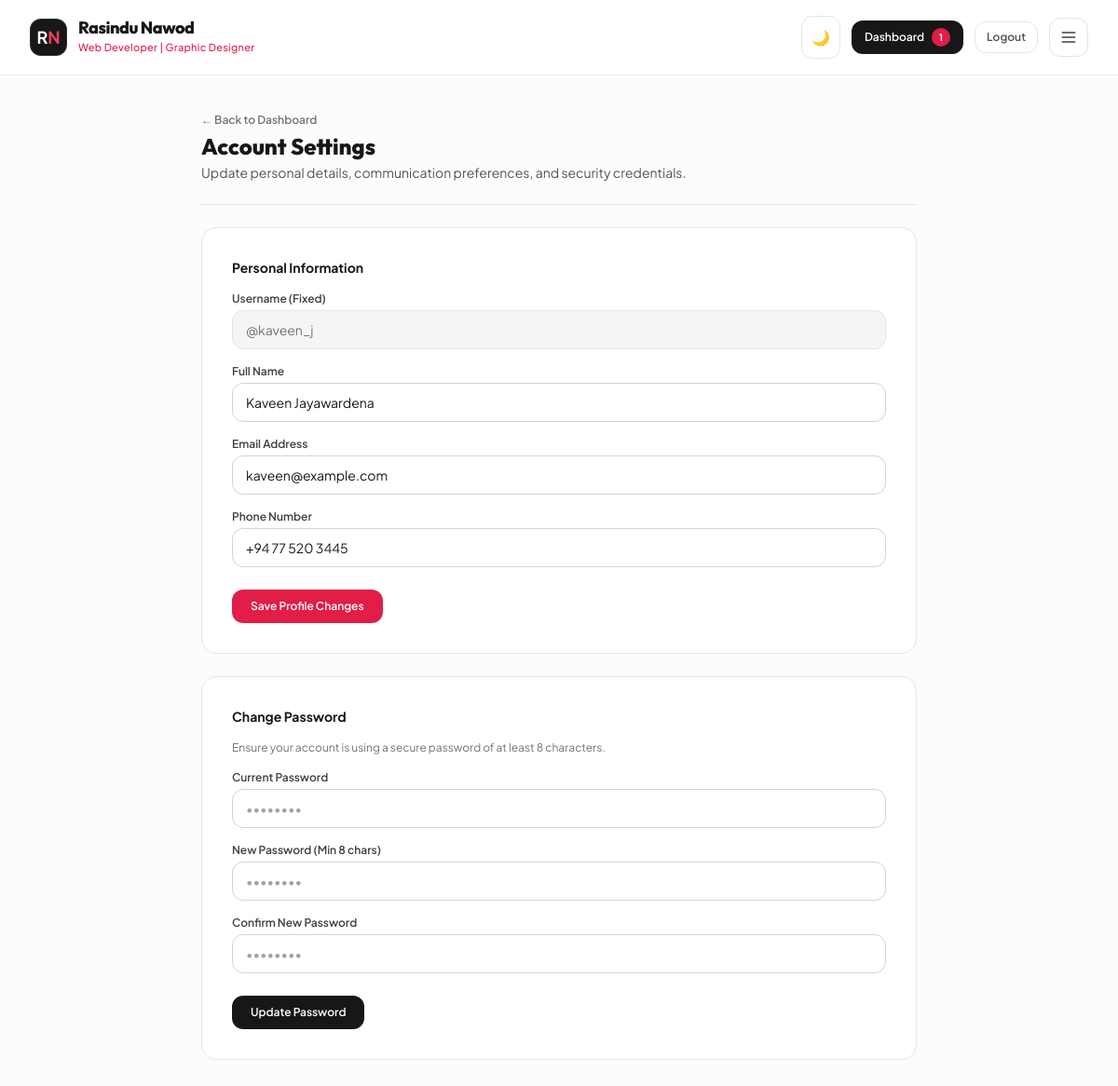
Page /account-settings.php (signed in) on the committed database.
### tables this page shows
CREATE TABLE IF NOT EXISTS `users` (
  `id` INT UNSIGNED AUTO_INCREMENT PRIMARY KEY,
  `full_name` VARCHAR(150) NOT NULL,
  `username` VARCHAR(50) NOT NULL UNIQUE,
  `email` VARCHAR(191) NOT NULL UNIQUE,
  `phone` VARCHAR(25) NOT NULL,
  `password` VARCHAR(255) NOT NULL,
  `role` ENUM('user', 'admin') DEFAULT 'user',
  `profile_image` VARCHAR(255) DEFAULT NULL,
  `status` ENUM('active', 'disabled') DEFAULT 'active',
  `last_login` DATETIME DEFAULT NULL,
  `created_at` TIMESTAMP DEFAULT CURRENT_TIMESTAMP,
  `updated_at` TIMESTAMP DEFAULT CURRENT_TIMESTAMP ON UPDATE CURRENT_TIMESTAMP,
  INDEX `idx_users_role` (`role`),
  INDEX `idx_users_status` (`status`)
);

### includes/auth.php (called while the page is built, shortened)
<?php
function requireUser(): array {
    try {
        $pdo = getDatabaseConnection();
        $stmt = $pdo->prepare("SELECT id, full_name, username, email, phone, role, status, profile_image, created_at FROM users WHERE id = :id LIMIT 1");
        $stmt->execute([':id' => $_SESSION['user_id']]);
        $user = $stmt->fetch();
        return $user;
    } catch (Exception $e) {
        error_log("User Auth Guard Error: " . $e->getMessage());
        return [
            'id' => $_SESSION['user_id'],
            'full_name' => $_SESSION['full_name'] ?? 'User',
            'username' => $_SESSION['username'] ?? '',
            'email' => $_SESSION['email'] ?? '',
            'phone' => $_SESSION['phone'] ?? '',
            'role' => $_SESSION['role'] ?? 'user',
            'status' => 'active',
            'profile_image' => null,
            'created_at' => date('Y-m-d H:i:s'),
        ];
    }
}

### includes/functions.php (called while the page is built, shortened)
<?php
function sanitize(?string $data): string {
    return htmlspecialchars(trim($data), ENT_QUOTES, 'UTF-8');
}

### account-settings.php (the view, shortened to what this page needs)
<?php
require_once __DIR__ . '/includes/functions.php';
require_once __DIR__ . '/includes/auth.php';
$currentUser = requireUser();
require_once __DIR__ . '/includes/header.php';
require_once __DIR__ . '/includes/navbar.php';
?>
<div class="min-h-screen bg-neutral-50/50 dark:bg-[#0b0d13] py-10 px-4 sm:px-6 lg:px-8">
    <div class="max-w-3xl mx-auto space-y-6">
        <div class="pb-6 border-b border-neutral-200 dark:border-neutral-800">
            <a href="dashboard.php" class="text-xs font-semibold text-neutral-500 hover:text-rose-600 transition-colors flex items-center gap-1 mb-1">
                ← Back to Dashboard
            </a>
            <h1 class="text-2xl font-extrabold font-heading text-neutral-900 dark:text-white">
                Account Settings
            </h1>
            <p class="text-xs sm:text-sm text-neutral-600 dark:text-neutral-400 mt-0.5">
                Update personal details, communication preferences, and security credentials.
            </p>
        </div>
        <div class="p-6 sm:p-8 rounded-2xl bg-white dark:bg-[#121620] border border-neutral-200 dark:border-neutral-800 shadow-xs space-y-4">
            <h2 class="text-sm font-bold text-neutral-900 dark:text-white">
                Personal Information
            </h2>
            <form action="account-settings.php" method="POST" class="space-y-4">
                <div>
                    <label class="block text-xs font-semibold text-neutral-700 dark:text-neutral-300 mb-1">Username (Fixed)</label>
                    <input
                        type="text"
                        disabled
                        value="@<?= sanitize($currentUser['username']); ?>"
                        class="w-full px-3.5 py-2.5 rounded-xl border border-neutral-200 dark:border-neutral-800 bg-neutral-100 dark:bg-neutral-800/60 text-neutral-500 text-sm cursor-not-allowed"
                    >
                </div>
                <div>
                    <label for="full_name" class="block text-xs font-semibold text-neutral-700 dark:text-neutral-300 mb-1">Full Name</label>
                    <input
                        type="text"
                        name="full_name"
                        id="full_name"
                        required
                        value="<?= sanitize($currentUser['full_name']); ?>"
                        class="w-full px-3.5 py-2.5 rounded-xl border border-neutral-300 dark:border-neutral-700 bg-white dark:bg-neutral-900 text-neutral-900 dark:text-white text-sm focus:ring-2 focus:ring-rose-500 focus:outline-none transition-all"
                    >
                </div>
                <div>
                    <label for="email" class="block text-xs font-semibold text-neutral-700 dark:text-neutral-300 mb-1">Email Address</label>
                    <input
                        type="email"
                        name="email"
                        id="email"
                        required
                        value="<?= sanitize($currentUser['email']); ?>"
                        class="w-full px-3.5 py-2.5 rounded-xl border border-neutral-300 dark:border-neutral-700 bg-white dark:bg-neutral-900 text-neutral-900 dark:text-white text-sm focus:ring-2 focus:ring-rose-500 focus:outline-none transition-all"
                    >
                </div>
                <div>
                    <label for="phone" class="block text-xs font-semibold text-neutral-700 dark:text-neutral-300 mb-1">Phone Number</label>
                    <input
                        type="tel"
                        name="phone"
                        id="phone"
                        required
                        value="<?= sanitize($currentUser['phone']); ?>"
                        class="w-full px-3.5 py-2.5 rounded-xl border border-neutral-300 dark:border-neutral-700 bg-white dark:bg-neutral-900 text-neutral-900 dark:text-white text-sm focus:ring-2 focus:ring-rose-500 focus:outline-none transition-all"
                    >
                </div>
                <div class="pt-2">
                    <button type="submit" class="px-5 py-2.5 rounded-xl bg-rose-600 hover:bg-rose-700 text-white text-xs font-semibold transition-colors">
                        Save Profile Changes
                    </button>
                </div>
            </form>
        </div>
        <div class="p-6 sm:p-8 rounded-2xl bg-white dark:bg-[#121620] border border-neutral-200 dark:border-neutral-800 shadow-xs space-y-4">
            <h2 class="text-sm font-bold text-neutral-900 dark:text-white">
                Change Password
            </h2>
            <p class="text-xs text-neutral-500">
                Ensure your account is using a secure password of at least 8 characters.
            </p>
            <form action="account-settings.php" method="POST" class="space-y-4">
                <div>
                    <label for="current_password" class="block text-xs font-semibold text-neutral-700 dark:text-neutral-300 mb-1">Current Password</label>
                    <input
                        type="password"
                        name="current_password"
                        id="current_password"
                        required
                        placeholder="••••••••"
                        class="w-full px-3.5 py-2.5 rounded-xl border border-neutral-300 dark:border-neutral-700 bg-white dark:bg-neutral-900 text-neutral-900 dark:text-white text-sm focus:ring-2 focus:ring-rose-500 focus:outline-none transition-all"
                    >
                </div>
                <div>
                    <label for="new_password" class="block text-xs font-semibold text-neutral-700 dark:text-neutral-300 mb-1">New Password (Min 8 chars)</label>
                    <input
                        type="password"
                        name="new_password"
                        id="new_password"
                        required
                        placeholder="••••••••"
                        class="w-full px-3.5 py-2.5 rounded-xl border border-neutral-300 dark:border-neutral-700 bg-white dark:bg-neutral-900 text-neutral-900 dark:text-white text-sm focus:ring-2 focus:ring-rose-500 focus:outline-none transition-all"
                    >
                </div>
                <div>
                    <label for="confirm_password" class="block text-xs font-semibold text-neutral-700 dark:text-neutral-300 mb-1">Confirm New Password</label>
                    <input
                        type="password"
                        name="confirm_password"
                        id="confirm_password"
                        required
                        placeholder="••••••••"
                        class="w-full px-3.5 py-2.5 rounded-xl border border-neutral-300 dark:border-neutral-700 bg-white dark:bg-neutral-900 text-neutral-900 dark:text-white text-sm focus:ring-2 focus:ring-rose-500 focus:outline-none transition-all"
                    >
                </div>
                <div class="pt-2">
                    <button type="submit" class="px-5 py-2.5 rounded-xl bg-neutral-900 text-white dark:bg-white dark:text-neutral-900 text-xs font-semibold hover:opacity-90 transition-opacity">
                        Update Password
                    </button>
                </div>
            </form>
        </div>
    </div>
</div>
<?php require_once __DIR__ . '/includes/footer.php'; ?>

### assets/css/style.css (style rules this page uses)
body { transition: background-color 0.3s ease, color 0.3s ease; }

### rows in the picture
users: username "@kaveen_j", full_name "Kaveen Jayawardena", email "kaveen@example.com", phone "+94 77 520 3445"

### other values in the picture
$unreadCount "1"
